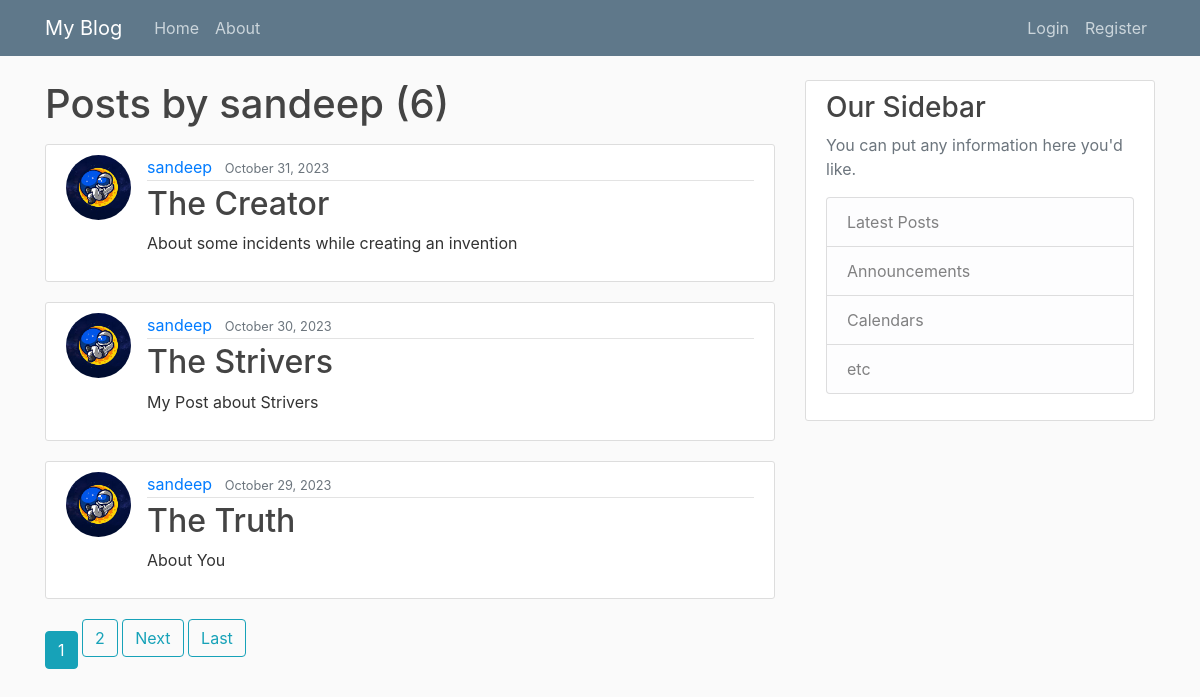
Page /user/sandeep/ on the committed database.
### webapp/models.py (models this page shows, shortened)
class Post(models.Model):
    title = models.CharField(max_length=100)
    content = models.TextField()
    date_posted = models.DateTimeField(default=timezone.now)
    author = models.ForeignKey(User,on_delete=models.CASCADE)

### user/models.py (models this page shows, shortened)
class Profile(models.Model):
    user= models.OneToOneField(User,on_delete=models.CASCADE)
    image = models.ImageField(default='default.jpg',upload_to='profile_pics')

### webapp/views.py (the view)
# urls.py: path('user/<str:username>/',UserPostListView.as_view(),name = 'user-posts'),
class UserPostListView(ListView):
    model = Post
    template_name = 'webapp/user_posts.html'
    context_object_name = 'posts'
    paginate_by =3
    def get_queryset(self):
        user = get_object_or_404(User,username=self.kwargs.get('username'))# WE ARE GETTING USERNAME FROM URL AND SENDING TO USER MODEL AND CHECKING
        return Post.objects.filter(author=user).order_by('-date_posted') #GETTING THAT USER AND FILTERING THE POSTS FOR THAT AUTHOR

### webapp/templates/webapp/user_posts.html (shortened to what this page needs)
{% extends "webapp/base.html" %}
{% block content %}
<h1 class="mb-3">Posts by {{ view.kwargs.username}} ({{ page_obj.paginator.count }})</h1>
    {% for post in posts %}
    <article class="media content-section">
      <img class="rounded-circle article-img" src="{{ post.author.profile.image.url}}">
        <div class="media-body">
          <div class="article-metadata">
            <a class="mr-2" href="{% url 'user-posts' post.author.username %}">{{ post.author }}</a>
            <small class="text-muted">{{ post.date_posted|date:"F d, Y" }}</small>
          </div>
          <h2><a class="article-title" href="{% url 'post-detail' post.id %}">{{ post.title }}</a></h2>
          <p class="article-content">{{ post.content }}</p>
        </div>
      </article>
      {% endfor %}
      {% if is_paginated %}
      {% for num in page_obj.paginator.page_range %}
      {% if page_obj.number == num %}
      <a class="btn btn-info mb=4" href="?page={{ num}}"> {{ num}}</a>
      {% elif num > page_obj.number|add:'-3' and num < page_obj.number|add:'3' %}
      <a class="btn btn-outline-info mb-4" href ="?page={{num}}">{{num}}</a>
      {% endif %}
      {% endfor %}
      {% if page_obj.has_next %}
      <a class="btn btn-outline-info mb-4" href="?page={{ page_obj.next_page_number }}">Next</a>
      <a class="btn btn-outline-info mb-4" href="?page={{ page_obj.paginator.num_pages }}">Last</a>
      {% endif %}
      {% endif %}
{% endblock %}

### webapp/static/webapp/main.css (style rules this page uses)
body { background: #fafafa; color: #333333; margin-top: 5rem; }
h1, h2, h3, h4, h5, h6 { color: #444444; }
.content-section { background: #ffffff; padding: 10px 20px; border: 1px solid #dddddd; border-radius: 3px; margin-bottom: 20px; }
.article-title { color: #444444; }
.article-content { white-space: pre-line; }
.article-img { height: 65px; width: 65px; margin-right: 16px; }
.article-metadata { padding-bottom: 1px; margin-bottom: 4px; border-bottom: 1px solid #e3e3e3 }

### rows in the picture
Post: author.profile.image (picture), author "sandeep", date_posted "October 31, 2023", title "The Creator", content "About some incidents while creating an invention"
Post: author.profile.image (picture), author "sandeep", date_posted "October 30, 2023", title "The Strivers", content "My Post about Strivers"
Post: author.profile.image (picture), author "sandeep", date_posted "October 29, 2023", title "The Truth", content "About You"

### other values in the picture
{{ view.kwargs.username }} "sandeep"
{{ page_obj.paginator.count }} "6"
{{ num }} "1"
{{ num }} "2"
